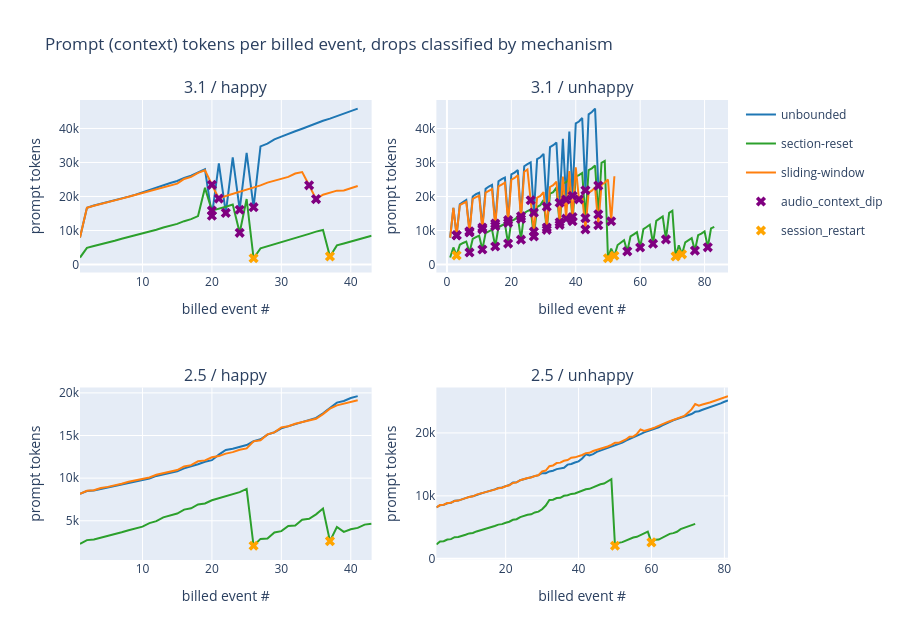

The code cell stored with this chart in its notebook:
### Markdown cell above
## 4. Context length per billed event -- with the drops correctly classified

This is the raw "how much memory is the model carrying" trace, and the drops
in it come from THREE distinct mechanisms that an earlier version of this chart
conflated. The library now classifies each drop by **where it lands** relative
to the run's own SI floor (`cost_matrix_lib._classify`, reviewed):

- **session_restart** (orange) -- the curve falls back near a *section* SI base
  (~1,840-2,700). Only the section-reset arm. On 2.5 these are the 2 real
  section boundaries at ~event 26 and ~37.
- **audio_context_dip** (purple) -- **3.1 only**, in *every* arm: 3.1 re-bills
  conversation audio, so its prompt sawtooths ~every 4 events even with NO
  compression and NO restart. These are NOT evictions and NOT restarts; they
  are intrinsic 3.1 behavior, and mislabeling them as evictions was the bug in
  the prior chart.
- **compression_eviction** (red) -- a real sliding-window eviction. **There are
  ZERO in this matrix:** at trigger=12k/window=9k the window never fired (it
  sits just above the ~8.2k SI floor with little headroom). That absence is
  itself the headline -- the window did nothing.
- **billing_noise** (gray, hidden by default) -- sub-400-token metering jitter,
  not a real context change.

The lines per arm are the turn-memory-vs-context-length distribution; the
markers say which mechanism (if any) moved the context.

### Code cell
order = [('3.1','happy'),('3.1','unhappy'),('2.5','happy'),('2.5','unhappy')]
fig = make_subplots(rows=2, cols=2,
                    subplot_titles=[f'{m} / {p}' for m, p in order],
                    shared_xaxes=False)
arm_color = {'unbounded':'#1f77b4','section-reset':'#2ca02c','sliding-window':'#ff7f0e'}
mark_color = {'session_restart':'orange','audio_context_dip':'purple',
              'compression_eviction':'red','billing_noise':'lightgray'}
shown_arm, shown_mark = set(), set()
for i, (m, p) in enumerate(order):
    r, c = i // 2 + 1, i % 2 + 1
    for arm in ['unbounded','section-reset','sliding-window']:
        d = curves[(curves['model']==m)&(curves['path']==p)&(curves['arm']==arm)].sort_values('event_index')
        if not len(d): continue
        fig.add_trace(go.Scatter(x=d['event_index'], y=d['prompt_tokens'], mode='lines',
                                 line=dict(color=arm_color[arm]), name=arm,
                                 legendgroup=arm, showlegend=arm not in shown_arm), row=r, col=c)
        shown_arm.add(arm)
    dd = curves[(curves['model']==m)&(curves['path']==p)&(curves['drop'])
                &(curves['drop_kind']!='billing_noise')]
    for kind, grp in dd.groupby('drop_kind'):
        fig.add_trace(go.Scatter(x=grp['event_index'], y=grp['prompt_tokens'], mode='markers',
                                 marker=dict(color=mark_color[kind], size=9, symbol='x'),
                                 name=kind, legendgroup=kind, showlegend=kind not in shown_mark),
                      row=r, col=c)
        shown_mark.add(kind)
fig.update_layout(height=640, title='Prompt (context) tokens per billed event, drops classified by mechanism')
fig.update_xaxes(title_text='billed event #'); fig.update_yaxes(title_text='prompt tokens')
fig.show()
print('drop mechanism counts across the matrix:')
print(curves[curves['drop']].groupby(['model','drop_kind']).size().unstack(fill_value=0))

### Figure 1 — Plotly figure (JSON) as saved in the notebook; plotly's stock layout.template omitted (floating-point values rounded to 4 significant figures)
{"data": [{"legendgroup": "unbounded", "line": {"color": "#1f77b4"}, "mode": "lines", "name": "unbounded", "showlegend": true, "type": "scatter", "x": [1, 2, 3, 4, 5, 6, 7, 8, 9, 10, 11, 12, 13, 14, 15, 16, 17, 18, 19, 20, 21, 22, 23, 24, 25, 26, 27, 28, 29, 30, 31, 32, 33, 34, 35, 36, 37, 38, 39, 40, 41], "xaxis": "x", "y": [7934, 16683, 17350, 17839, 18399, 18864, 19434, 19947, 20549, 21261, 21847, 22764, 23453, 23956, 24552, 25482, 26133, 27169, 27998, 14366, 29742, 15175, 31483, 16101, 32854, 16847, 34717, 35527, 36796, 37613, 38291, 39160, 39931, 40774, 41477, 42265, 42887, 43647, 44291, 45147, 45831], "yaxis": "y"}, {"legendgroup": "section-reset", "line": {"color": "#2ca02c"}, "mode": "lines", "name": "section-reset", "showlegend": true, "type": "scatter", "x": [1, 2, 3, 4, 5, 6, 7, 8, 9, 10, 11, 12, 13, 14, 15, 16, 17, 18, 19, 20, 21, 22, 23, 24, 25, 26, 27, 28, 29, 30, 31, 32, 33, 34, 35, 36, 37, 38, 39, 40, 41, 42, 43], "xaxis": "x", "y": [2044, 4907, 5458, 5921, 6507, 6972, 7562, 8051, 8545, 9063, 9637, 10214, 10899, 11366, 11938, 12738, 13351, 14232, 22538, 15835, 16325, 16999, 17641, 9324, 19243, 1837, 4756, 5340, 6046, 6597, 7148, 7673, 8372, 9010, 9658, 10156, 2378, 5616, 6181, 6765, 7314, 7933, 8460], "yaxis": "y"}, {"legendgroup": "sliding-window", "line": {"color": "#ff7f0e"}, "mode": "lines", "name": "sliding-window", "showlegend": true, "type": "scatter", "x": [1, 2, 3, 4, 5, 6, 7, 8, 9, 10, 11, 12, 13, 14, 15, 16, 17, 18, 19, 20, 21, 22, 23, 24, 25, 26, 27, 28, 29, 30, 31, 32, 33, 34, 35, 36, 37, 38, 39, 40, 41], "xaxis": "x", "y": [7934, 16685, 17280, 17751, 18331, 18798, 19374, 19913, 20479, 20981, 21571, 22134, 22805, 23210, 23774, 25160, 25763, 26959, 27686, 23432, 19395, 20137, 20731, 21399, 21929, 22731, 23249, 24074, 24648, 25232, 25746, 26762, 27159, 23286, 19228, 20526, 21110, 21715, 21753, 22403, 23092], "yaxis": "y"}, {"legendgroup": "audio_context_dip", "marker": {"color": "purple", "size": 9, "symbol": "x"}, "mode": "markers", "name": "audio_context_dip", "showlegend": true, "type": "scatter", "x": [20, 24, 20, 21, 34, 35, 20, 22, 24, 26], "xaxis": "x", "y": [15835, 9324, 23432, 19395, 23286, 19228, 14366, 15175, 16101, 16847], "yaxis": "y"}, {"legendgroup": "session_restart", "marker": {"color": "orange", "size": 9, "symbol": "x"}, "mode": "markers", "name": "session_restart", "showlegend": true, "type": "scatter", "x": [26, 37], "xaxis": "x", "y": [1837, 2378], "yaxis": "y"}, {"legendgroup": "unbounded", "line": {"color": "#1f77b4"}, "mode": "lines", "name": "unbounded", "showlegend": false, "type": "scatter", "x": [1, 2, 3, 4, 5, 6, 7, 8, 9, 10, 11, 12, 13, 14, 15, 16, 17, 18, 19, 20, 21, 22, 23, 24, 25, 26, 27, 28, 29, 30, 31, 32, 33, 34, 35, 36, 37, 38, 39, 40, 41, 42, 43, 44, 45, 46, 47], "xaxis": "x2", "y": [7934, 16663, 8615, 17681, 18372, 18998, 9784, 20011, 20677, 21126, 10877, 22252, 22938, 23424, 12024, 24487, 25141, 25605, 13035, 26513, 27057, 27786, 14169, 28918, 29559, 30074, 15274, 30992, 31552, 32557, 17005, 34534, 35111, 35877, 18191, 36985, 19137, 39135, 20214, 41521, 42081, 43117, 21842, 44199, 44879, 45879, 23204], "yaxis": "y2"}, {"legendgroup": "section-reset", "line": {"color": "#2ca02c"}, "mode": "lines", "name": "section-reset", "showlegend": false, "type": "scatter", "x": [1, 2, 3, 4, 5, 6, 7, 8, 9, 10, 11, 12, 13, 14, 15, 16, 17, 18, 19, 20, 21, 22, 23, 24, 25, 26, 27, 28, 29, 30, 31, 32, 33, 34, 35, 36, 37, 38, 39, 40, 41, 42, 43, 44, 45, 46, 47, 48, 49, 50, 51, 52, 53, 54, 55, 56, 57, 58, 59, 60, 61, 62, 63, 64, 65, 66, 67, 68, 69, 70, 71, 72, 73, 74, 75, 76, 77, 78, 79, 80, 81, 82, 83], "xaxis": "x2", "y": [2044, 5003, 2688, 5799, 6326, 6756, 3544, 7529, 8033, 8484, 4409, 9250, 9758, 10252, 5291, 10963, 11477, 11977, 6161, 12737, 13245, 14072, 7294, 15122, 15743, 16188, 8280, 16952, 17468, 18983, 10215, 20870, 21303, 22646, 11687, 23822, 24241, 25107, 12724, 25839, 26301, 26925, 13648, 27777, 28297, 29149, 14750, 29936, 30498, 1837, 4690, 2580, 5742, 6438, 7170, 3861, 8258, 8857, 9513, 5000, 10431, 11029, 11706, 6124, 12846, 13490, 14158, 7368, 15204, 15826, 2378, 5636, 3005, 6523, 7127, 7749, 4083, 8609, 9112, 9749, 5058, 10635, 11098], "yaxis": "y2"}, {"legendgroup": "sliding-window", "line": {"color": "#ff7f0e"}, "mode": "lines", "name": "sliding-window", "showlegend": false, "type": "scatter", "x": [1, 2, 3, 4, 5, 6, 7, 8, 9, 10, 11, 12, 13, 14, 15, 16, 17, 18, 19, 20, 21, 22, 23, 24, 25, 26, 27, 28, 29, 30, 31, 32, 33, 34, 35, 36, 37, 38, 39, 40, 41, 42, 43, 44, 45, 46, 47, 48, 49, 50, 51, 52], "xaxis": "x2", "y": [7934, 16651, 8558, 17497, 17994, 18438, 9437, 19277, 19833, 20262, 10360, 21130, 21682, 22170, 11307, 22991, 23535, 24074, 12268, 24945, 25481, 26286, 13395, 27306, 27953, 18902, 9650, 19698, 20196, 21309, 10873, 22808, 23339, 24403, 12418, 25911, 13483, 27489, 13982, 28629, 19185, 20209, 10314, 21149, 21737, 22707, 11550, 23527, 24057, 25006, 12724, 25988], "yaxis": "y2"}, {"legendgroup": "audio_context_dip", "marker": {"color": "purple", "size": 9, "symbol": "x"}, "mode": "markers", "name": "audio_context_dip", "showlegend": false, "type": "scatter", "x": [7, 11, 15, 19, 23, 27, 31, 35, 39, 43, 47, 56, 60, 64, 68, 77, 81, 3, 7, 11, 15, 19, 23, 26, 27, 31, 35, 37, 39, 41, 43, 47, 51, 3, 7, 11, 15, 19, 23, 27, 31, 35, 37, 39, 43, 47], "xaxis": "x2", "y": [3544, 4409, 5291, 6161, 7294, 8280, 10215, 11687, 12724, 13648, 14750, 3861, 5000, 6124, 7368, 4083, 5058, 8558, 9437, 10360, 11307, 12268, 13395, 18902, 9650, 10873, 12418, 13483, 13982, 19185, 10314, 11550, 12724, 8615, 9784, 10877, 12024, 13035, 14169, 15274, 17005, 18191, 19137, 20214, 21842, 23204], "yaxis": "y2"}, {"legendgroup": "session_restart", "marker": {"color": "orange", "size": 9, "symbol": "x"}, "mode": "markers", "name": "session_restart", "showlegend": false, "type": "scatter", "x": [3, 50, 52, 71, 73], "xaxis": "x2", "y": [2688, 1837, 2580, 2378, 3005], "yaxis": "y2"}, {"legendgroup": "unbounded", "line": {"color": "#1f77b4"}, "mode": "lines", "name": "unbounded", "showlegend": false, "type": "scatter", "x": [1, 2, 3, 4, 5, 6, 7, 8, 9, 10, 11, 12, 13, 14, 15, 16, 17, 18, 19, 20, 21, 22, 23, 24, 25, 26, 27, 28, 29, 30, 31, 32, 33, 34, 35, 36, 37, 38, 39, 40, 41], "xaxis": "x3", "y": [8165, 8490, 8546, 8731, 8869, 9099, 9240, 9455, 9591, 9809, 9958, 10260, 10429, 10653, 10794, 11146, 11360, 11636, 11926, 12108, 12758, 13305, 13453, 13715, 13884, 14321, 14557, 15107, 15388, 15841, 16093, 16315, 16588, 16814, 17069, 17594, 18178, 18862, 19054, 19405, 19621], "yaxis": "y3"}, {"legendgroup": "section-reset", "line": {"color": "#2ca02c"}, "mode": "lines", "name": "section-reset", "showlegend": false, "type": "scatter", "x": [1, 2, 3, 4, 5, 6, 7, 8, 9, 10, 11, 12, 13, 14, 15, 16, 17, 18, 19, 20, 21, 22, 23, 24, 25, 26, 27, 28, 29, 30, 31, 32, 33, 34, 35, 36, 37, 38, 39, 40, 41, 42, 43], "xaxis": "x3", "y": [2275, 2728, 2809, 3003, 3224, 3453, 3650, 3887, 4065, 4309, 4726, 4954, 5394, 5598, 5846, 6311, 6464, 6908, 7032, 7401, 7619, 7857, 8085, 8363, 8733, 2068, 2874, 2916, 3621, 3782, 4395, 4447, 5118, 5238, 5751, 6437, 2609, 4270, 3698, 4003, 4161, 4546, 4662], "yaxis": "y3"}, {"legendgroup": "sliding-window", "line": {"color": "#ff7f0e"}, "mode": "lines", "name": "sliding-window", "showlegend": false, "type": "scatter", "x": [1, 2, 3, 4, 5, 6, 7, 8, 9, 10, 11, 12, 13, 14, 15, 16, 17, 18, 19, 20, 21, 22, 23, 24, 25, 26, 27, 28, 29, 30, 31, 32, 33, 34, 35, 36, 37, 38, 39, 40, 41], "xaxis": "x3", "y": [8165, 8522, 8573, 8844, 8975, 9205, 9352, 9565, 9709, 9931, 10070, 10399, 10582, 10846, 10945, 11369, 11528, 11975, 12081, 12451, 12587, 12875, 13050, 13320, 13484, 14315, 14438, 15134, 15363, 15956, 16082, 16383, 16564, 16791, 16972, 17515, 18152, 18540, 18722, 18956, 19144], "yaxis": "y3"}, {"legendgroup": "session_restart", "marker": {"color": "orange", "size": 9, "symbol": "x"}, "mode": "markers", "name": "session_restart", "showlegend": false, "type": "scatter", "x": [26, 37], "xaxis": "x3", "y": [2068, 2609], "yaxis": "y3"}, {"legendgroup": "unbounded", "line": {"color": "#1f77b4"}, "mode": "lines", "name": "unbounded", "showlegend": false, "type": "scatter", "x": [1, 2, 3, 4, 5, 6, 7, 8, 9, 10, 11, 12, 13, 14, 15, 16, 17, 18, 19, 20, 21, 22, 23, 24, 25, 26, 27, 28, 29, 30, 31, 32, 33, 34, 35, 36, 37, 38, 39, 40, 41, 42, 43, 44, 45, 46, 47, 48, 49, 50, 51, 52, 53, 54, 55, 56, 57, 58, 59, 60, 61, 62, 63, 64, 65, 66, 67, 68, 69, 70, 71, 72, 73, 74, 75, 76, 77, 78, 79, 80, 81], "xaxis": "x4", "y": [8165, 8518, 8564, 8822, 8890, 9214, 9246, 9479, 9621, 9838, 9919, 10194, 10342, 10507, 10655, 10881, 11021, 11239, 11318, 11546, 11711, 12135, 12156, 12486, 12629, 12852, 12925, 13152, 13296, 13595, 13597, 13877, 14000, 14248, 14309, 14450, 14960, 15070, 15303, 15482, 15948, 16615, 16434, 16638, 16990, 17203, 17365, 17562, 17815, 18081, 18237, 18459, 18793, 19025, 19273, 19552, 19811, 20088, 20265, 20475, 20676, 20907, 21194, 21493, 21783, 22010, 22204, 22429, 22673, 22840, 22997, 23355, 23441, 23676, 23863, 24069, 24260, 24526, 24702, 24955, 25171], "yaxis": "y4"}, {"legendgroup": "section-reset", "line": {"color": "#2ca02c"}, "mode": "lines", "name": "section-reset", "showlegend": false, "type": "scatter", "x": [1, 2, 3, 4, 5, 6, 7, 8, 9, 10, 11, 12, 13, 14, 15, 16, 17, 18, 19, 20, 21, 22, 23, 24, 25, 26, 27, 28, 29, 30, 31, 32, 33, 34, 35, 36, 37, 38, 39, 40, 41, 42, 43, 44, 45, 46, 47, 48, 49, 50, 51, 52, 53, 54, 55, 56, 57, 58, 59, 60, 61, 62, 63, 64, 65, 66, 67, 68, 69, 70, 71, 72], "xaxis": "x4", "y": [2275, 2735, 2796, 3059, 3121, 3426, 3447, 3693, 3818, 4028, 4109, 4343, 4493, 4704, 4812, 5026, 5208, 5425, 5504, 5732, 5885, 6196, 6292, 6626, 6831, 6985, 7065, 7358, 7490, 7871, 8460, 9334, 9386, 9643, 9693, 10002, 10091, 10308, 10373, 10582, 10802, 11043, 11118, 11394, 11566, 11847, 11946, 12249, 12651, 2068, 2525, 2638, 2919, 3078, 3384, 3484, 3781, 4050, 4302, 2609, 3030, 3054, 3356, 3611, 3961, 4077, 4286, 4701, 4897, 5045, 5357, 5536], "yaxis": "y4"}, {"legendgroup": "sliding-window", "line": {"color": "#ff7f0e"}, "mode": "lines", "name": "sliding-window", "showlegend": false, "type": "scatter", "x": [1, 2, 3, 4, 5, 6, 7, 8, 9, 10, 11, 12, 13, 14, 15, 16, 17, 18, 19, 20, 21, 22, 23, 24, 25, 26, 27, 28, 29, 30, 31, 32, 33, 34, 35, 36, 37, 38, 39, 40, 41, 42, 43, 44, 45, 46, 47, 48, 49, 50, 51, 52, 53, 54, 55, 56, 57, 58, 59, 60, 61, 62, 63, 64, 65, 66, 67, 68, 69, 70, 71, 72, 73, 74, 75, 76, 77, 78, 79, 80, 81], "xaxis": "x4", "y": [8165, 8539, 8596, 8859, 8918, 9198, 9242, 9487, 9639, 9813, 9929, 10198, 10337, 10500, 10615, 10842, 10995, 11214, 11283, 11524, 11678, 12050, 12140, 12487, 12671, 12834, 12913, 13162, 13280, 13883, 14022, 14717, 14831, 15209, 15276, 15573, 15697, 16060, 16120, 16250, 16496, 16791, 16842, 17123, 17277, 17518, 17601, 17847, 18096, 18423, 18421, 18646, 18957, 19397, 19416, 19840, 20549, 20323, 20460, 20669, 20894, 21169, 21324, 21635, 21851, 22071, 22232, 22455, 22697, 23225, 23736, 24583, 24319, 24517, 24636, 24839, 25032, 25268, 25402, 25634, 25850], "yaxis": "y4"}, {"legendgroup": "session_restart", "marker": {"color": "orange", "size": 9, "symbol": "x"}, "mode": "markers", "name": "session_restart", "showlegend": false, "type": "scatter", "x": [50, 60], "xaxis": "x4", "y": [2068, 2609], "yaxis": "y4"}], "layout": {"annotations": [{"font": {"size": 16}, "showarrow": false, "text": "3.1 / happy", "x": 0.225, "xanchor": "center", "xref": "paper", "y": 1.0, "yanchor": "bottom", "yref": "paper"}, {"font": {"size": 16}, "showarrow": false, "text": "3.1 / unhappy", "x": 0.775, "xanchor": "center", "xref": "paper", "y": 1.0, "yanchor": "bottom", "yref": "paper"}, {"font": {"size": 16}, "showarrow": false, "text": "2.5 / happy", "x": 0.225, "xanchor": "center", "xref": "paper", "y": 0.375, "yanchor": "bottom", "yref": "paper"}, {"font": {"size": 16}, "showarrow": false, "text": "2.5 / unhappy", "x": 0.775, "xanchor": "center", "xref": "paper", "y": 0.375, "yanchor": "bottom", "yref": "paper"}], "height": 640, "title": {"text": "Prompt (context) tokens per billed event, drops classified by mechanism"}, "xaxis": {"anchor": "y", "domain": [0.0, 0.45], "title": {"text": "billed event #"}}, "xaxis2": {"anchor": "y2", "domain": [0.55, 1.0], "title": {"text": "billed event #"}}, "xaxis3": {"anchor": "y3", "domain": [0.0, 0.45], "title": {"text": "billed event #"}}, "xaxis4": {"anchor": "y4", "domain": [0.55, 1.0], "title": {"text": "billed event #"}}, "yaxis": {"anchor": "x", "domain": [0.625, 1.0], "title": {"text": "prompt tokens"}}, "yaxis2": {"anchor": "x2", "domain": [0.625, 1.0], "title": {"text": "prompt tokens"}}, "yaxis3": {"anchor": "x3", "domain": [0.0, 0.375], "title": {"text": "prompt tokens"}}, "yaxis4": {"anchor": "x4", "domain": [0.0, 0.375], "title": {"text": "prompt tokens"}}}}
